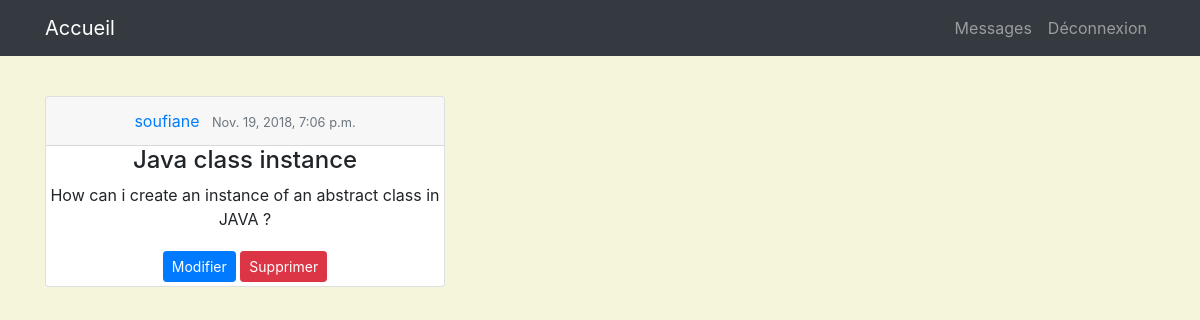
The page /Unlyacc/messages/4/ on the database its author committed.
### Unlyacc/models.py (models this page shows, shortened)
class Message(models.Model):
    title = models.CharField(max_length=150)
    content = models.TextField()
    date_posted = models.DateTimeField(default=timezone.now)
    author = models.ForeignKey(User, on_delete=models.CASCADE)

### Unlyacc/views.py (the view)
# urls.py: url(r'^messages/(?P<pk>\d+)/$',MessageDetailView.as_view(),name='message-detail'),
class MessageDetailView(DetailView):
	model = Message

### Unlyacc/templates/Unlyacc/Message_detail.html
{% extends 'baseupdatemessage.html' %}
{% block body%}
<div class="container">
  <div class="card" style="width: 25rem;">
    <article class="media content-section">
      <div style="text-align:center;" class="media-body">
        <div class="article-metadata">
          <div class="card-header">
            <a class="mr-2" href="#">{{object.author}}</a>
            <small class="text-muted" >{{object.date_posted}}</small>
          </div>
        </div>
        <h4 class="article-title">{{object.title}}</h4>
        <p class="article-content">{{object.content}}</p>
        <a class="btn btn-primary btn-sm mt-1 mb-1" href="{% url 'message-update' object.id %}">Modifier</a>
        <a class="btn btn-danger btn-sm mt-1 mb-1" href="{% url 'message-delete' object.id %}">Supprimer</a>
      </div>
    </article>
  </div>
  <br>
</div>
{% endblock %}

### Unlyacc/templates/baseupdatemessage.html (style rules this page uses)
body { background-color: #F5F5DC; }

### rows shown on the page
Message: author "soufiane", date_posted "Nov. 19, 2018, 7:06 p.m.", title "Java class instance", content "How can i create an instance of an abstract class in JAVA ?"
